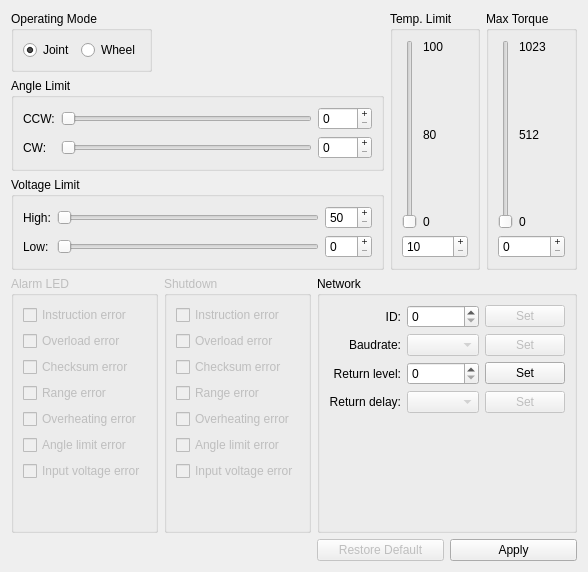
        <widget class="QWidget" name="configureTab">
         <attribute name="title">
          <string>Configure</string>
         </attribute>
         <layout class="QVBoxLayout" name="verticalLayout_17">
          <item>
           <layout class="QHBoxLayout" name="horizontalLayout_18">
            <item>
             <layout class="QVBoxLayout" name="verticalLayout_16">
              <item>
               <layout class="QHBoxLayout" name="horizontalLayout_17">
                <item>
                 <widget class="QGroupBox" name="groupBox_8">
                  <property name="title">
                   <string>Operating Mode</string>
                  </property>
                  <layout class="QHBoxLayout" name="horizontalLayout_13">
                   <item>
                    <widget class="QRadioButton" name="jointModeRadioButton">
                     <property name="text">
                      <string>Joint</string>
                     </property>
                     <property name="checked">
                      <bool>true</bool>
                     </property>
                    </widget>
                   </item>
                   <item>
                    <widget class="QRadioButton" name="wheelModeRadioButton">
                     <property name="text">
                      <string>Wheel</string>
                     </property>
                    </widget>
                   </item>
                  </layout>
                 </widget>
                </item>
                <item>
                 <spacer name="horizontalSpacer_5">
                  <property name="orientation">
                   <enum>Qt::Horizontal</enum>
                  </property>
                  <property name="sizeHint" stdset="0">
                   <size>
                    <width>40</width>
                    <height>20</height>
                   </size>
                  </property>
                 </spacer>
                </item>
               </layout>
              </item>
              <item>
               <widget class="QGroupBox" name="angleLimitGroupBox">
                <property name="title">
                 <string>Angle Limit</string>
                </property>
                <layout class="QGridLayout" name="gridLayout_2">
                 <item row="0" column="0">
                  <widget class="QLabel" name="label">
                   <property name="text">
                    <string>CCW:</string>
                   </property>
                  </widget>
                 </item>
                 <item row="0" column="1">
                  <widget class="QSlider" name="ccwAngleLimitHorizontalSlider">
                   <property name="enabled">
                    <bool>false</bool>
                   </property>
                   <property name="maximum">
                    <number>1023</number>
                   </property>
                   <property name="orientation">
                    <enum>Qt::Horizontal</enum>
                   </property>
                  </widget>
                 </item>
                 <item row="0" column="2">
                  <widget class="QSpinBox" name="ccwAngleLimitSpinBox">
                   <property name="buttonSymbols">
                    <enum>QAbstractSpinBox::PlusMinus</enum>
                   </property>
                   <property name="maximum">
                    <number>1023</number>
                   </property>
                  </widget>
                 </item>
                 <item row="1" column="0">
                  <widget class="QLabel" name="label_20">
                   <property name="text">
                    <string>CW:</string>
                   </property>
                  </widget>
                 </item>
                 <item row="1" column="1">
                  <widget class="QSlider" name="cwAngleLimitHorizontalSlider">
                   <property name="enabled">
                    <bool>false</bool>
                   </property>
                   <property name="maximum">
                    <number>1023</number>
                   </property>
                   <property name="orientation">
                    <enum>Qt::Horizontal</enum>
                   </property>
                  </widget>
                 </item>
                 <item row="1" column="2">
                  <widget class="QSpinBox" name="cwAngleLimitSpinBox">
                   <property name="buttonSymbols">
                    <enum>QAbstractSpinBox::PlusMinus</enum>
                   </property>
                   <property name="suffix">
                    <string/>
                   </property>
                   <property name="maximum">
                    <number>1023</number>
                   </property>
                  </widget>
                 </item>
                </layout>
               </widget>
              </item>
              <item>
               <widget class="QGroupBox" name="groupBox_10">
                <property name="title">
                 <string>Voltage Limit</string>
                </property>
                <layout class="QGridLayout" name="gridLayout_6">
                 <item row="0" column="0">
                  <widget class="QLabel" name="label_21">
                   <property name="text">
                    <string>High:</string>
                   </property>
                  </widget>
                 </item>
                 <item row="0" column="1">
                  <widget class="QSlider" name="highVoltageLimitHorizontalSlider">
                   <property name="minimum">
                    <number>50</number>
                   </property>
                   <property name="maximum">
                    <number>250</number>
                   </property>
                   <property name="orientation">
                    <enum>Qt::Horizontal</enum>
                   </property>
                  </widget>
                 </item>
                 <item row="0" column="2">
                  <widget class="QSpinBox" name="highVoltageLimitSpinBox">
                   <property name="buttonSymbols">
                    <enum>QAbstractSpinBox::PlusMinus</enum>
                   </property>
                   <property name="minimum">
                    <number>50</number>
                   </property>
                   <property name="maximum">
                    <number>250</number>
                   </property>
                  </widget>
                 </item>
                 <item row="1" column="0">
                  <widget class="QLabel" name="label_22">
                   <property name="text">
                    <string>Low:</string>
                   </property>
                  </widget>
                 </item>
                 <item row="1" column="1">
                  <widget class="QSlider" name="lowVoltageLimitHorizontalSlider">
                   <property name="minimum">
                    <number>50</number>
                   </property>
                   <property name="maximum">
                    <number>250</number>
                   </property>
                   <property name="orientation">
                    <enum>Qt::Horizontal</enum>
                   </property>
                  </widget>
                 </item>
                 <item row="1" column="2">
                  <widget class="QSpinBox" name="lowVoltageLimitSpinBox">
                   <property name="buttonSymbols">
                    <enum>QAbstractSpinBox::PlusMinus</enum>
                   </property>
                  </widget>
                 </item>
                </layout>
               </widget>
              </item>
             </layout>
            </item>
            <item>
             <widget class="QGroupBox" name="groupBox_11">
              <property name="sizePolicy">
               <sizepolicy hsizetype="Preferred" vsizetype="Preferred">
                <horstretch>0</horstretch>
                <verstretch>0</verstretch>
               </sizepolicy>
              </property>
              <property name="title">
               <string>Temp. Limit</string>
              </property>
              <layout class="QVBoxLayout" name="verticalLayout_3">
               <item>
                <layout class="QHBoxLayout" name="horizontalLayout_14">
                 <item>
                  <widget class="QSlider" name="temperatureLimitVerticalSlider">
                   <property name="minimum">
                    <number>10</number>
                   </property>
                   <property name="orientation">
                    <enum>Qt::Vertical</enum>
                   </property>
                  </widget>
                 </item>
                 <item>
                  <layout class="QVBoxLayout" name="verticalLayout">
                   <item>
                    <widget class="QLabel" name="label_23">
                     <property name="text">
                      <string>100</string>
                     </property>
                     <property name="alignment">
                      <set>Qt::AlignLeading|Qt::AlignLeft|Qt::AlignTop</set>
                     </property>
                    </widget>
                   </item>
                   <item>
                    <widget class="QLabel" name="label_24">
                     <property name="text">
                      <string>80</string>
                     </property>
                    </widget>
                   </item>
                   <item>
                    <widget class="QLabel" name="label_25">
                     <property name="text">
                      <string>0</string>
                     </property>
                     <property name="alignment">
                      <set>Qt::AlignBottom|Qt::AlignLeading|Qt::AlignLeft</set>
                     </property>
                    </widget>
                   </item>
                  </layout>
                 </item>
                </layout>
               </item>
               <item>
                <widget class="QSpinBox" name="temperatureLimitSpinBox">
                 <property name="buttonSymbols">
                  <enum>QAbstractSpinBox::PlusMinus</enum>
                 </property>
                 <property name="minimum">
                  <number>10</number>
                 </property>
                </widget>
               </item>
              </layout>
             </widget>
            </item>
            <item>
             <widget class="QGroupBox" name="groupBox_12">
              <property name="title">
               <string>Max Torque</string>
              </property>
              <layout class="QVBoxLayout" name="verticalLayout_12">
               <item>
                <layout class="QHBoxLayout" name="horizontalLayout_15">
                 <item>
                  <widget class="QSlider" name="maxTorqueVerticalSlider">
                   <property name="maximum">
                    <number>1023</number>
                   </property>
                   <property name="orientation">
                    <enum>Qt::Vertical</enum>
                   </property>
                  </widget>
                 </item>
                 <item>
                  <layout class="QVBoxLayout" name="verticalLayout_11">
                   <item>
                    <widget class="QLabel" name="label_26">
                     <property name="text">
                      <string>1023</string>
                     </property>
                     <property name="alignment">
                      <set>Qt::AlignLeading|Qt::AlignLeft|Qt::AlignTop</set>
                     </property>
                    </widget>
                   </item>
                   <item>
                    <widget class="QLabel" name="label_27">
                     <property name="text">
                      <string>512</string>
                     </property>
                    </widget>
                   </item>
                   <item>
                    <widget class="QLabel" name="label_28">
                     <property name="text">
                      <string>0</string>
                     </property>
                     <property name="alignment">
                      <set>Qt::AlignBottom|Qt::AlignLeading|Qt::AlignLeft</set>
                     </property>
                    </widget>
                   </item>
                  </layout>
                 </item>
                </layout>
               </item>
               <item>
                <widget class="QSpinBox" name="maxTorqueSpinBox">
                 <property name="buttonSymbols">
                  <enum>QAbstractSpinBox::PlusMinus</enum>
                 </property>
                 <property name="maximum">
                  <number>1023</number>
                 </property>
                </widget>
               </item>
              </layout>
             </widget>
            </item>
           </layout>
          </item>
          <item>
           <layout class="QGridLayout" name="gridLayout_9">
            <item row="0" column="0">
             <widget class="QGroupBox" name="groupBox_13">
              <property name="enabled">
               <bool>false</bool>
              </property>
              <property name="title">
               <string>Alarm LED</string>
              </property>
              <layout class="QVBoxLayout" name="verticalLayout_13">
               <item>
                <widget class="QCheckBox" name="instructionErrorAlarmCheckBox">
                 <property name="text">
                  <string>Instruction error</string>
                 </property>
                </widget>
               </item>
               <item>
                <widget class="QCheckBox" name="overloadErrorAlarmCheckBox">
                 <property name="text">
                  <string>Overload error</string>
                 </property>
                </widget>
               </item>
               <item>
                <widget class="QCheckBox" name="checksumErrorAlarmCheckBox">
                 <property name="text">
                  <string>Checksum error</string>
                 </property>
                </widget>
               </item>
               <item>
                <widget class="QCheckBox" name="rangeErrorAlarmCheckBox">
                 <property name="text">
                  <string>Range error</string>
                 </property>
                </widget>
               </item>
               <item>
                <widget class="QCheckBox" name="overheatingErrorAlarmCheckBox">
                 <property name="text">
                  <string>Overheating error</string>
                 </property>
                </widget>
               </item>
               <item>
                <widget class="QCheckBox" name="angleLimitErrorAlarmCheckBox">
                 <property name="text">
                  <string>Angle limit error</string>
                 </property>
                </widget>
               </item>
               <item>
                <widget class="QCheckBox" name="inputVoltageErrorAlarmCheckBox">
                 <property name="text">
                  <string>Input voltage error</string>
                 </property>
                </widget>
               </item>
               <item>
                <spacer name="verticalSpacer_8">
                 <property name="orientation">
                  <enum>Qt::Vertical</enum>
                 </property>
                 <property name="sizeHint" stdset="0">
                  <size>
                   <width>20</width>
                   <height>40</height>
                  </size>
                 </property>
                </spacer>
               </item>
              </layout>
             </widget>
            </item>
            <item row="0" column="1">
             <widget class="QGroupBox" name="groupBox_14">
              <property name="enabled">
               <bool>false</bool>
              </property>
              <property name="title">
               <string>Shutdown</string>
              </property>
              <layout class="QVBoxLayout" name="verticalLayout_14">
               <item>
                <widget class="QCheckBox" name="instructionErrorShutdownCheckBox">
                 <property name="text">
                  <string>Instruction error</string>
                 </property>
                </widget>
               </item>
               <item>
                <widget class="QCheckBox" name="overloadErrorShutdownCheckBox">
                 <property name="text">
                  <string>Overload error</string>
                 </property>
                </widget>
               </item>
               <item>
                <widget class="QCheckBox" name="checksumErrorShutdownCheckBox">
                 <property name="text">
                  <string>Checksum error</string>
                 </property>
                </widget>
               </item>
               <item>
                <widget class="QCheckBox" name="rangeErrorShutdownCheckBox">
                 <property name="text">
                  <string>Range error</string>
                 </property>
                </widget>
               </item>
               <item>
                <widget class="QCheckBox" name="overheatingErrorShutdownCheckBox">
                 <property name="text">
                  <string>Overheating error</string>
                 </property>
                </widget>
               </item>
               <item>
                <widget class="QCheckBox" name="angleLimitErrorShutdownCheckBox">
                 <property name="text">
                  <string>Angle limit error</string>
                 </property>
                </widget>
               </item>
               <item>
                <widget class="QCheckBox" name="inputVoltageErrorShutdownCheckBox">
                 <property name="text">
                  <string>Input voltage error</string>
                 </property>
                </widget>
               </item>
               <item>
                <spacer name="verticalSpacer_7">
                 <property name="orientation">
                  <enum>Qt::Vertical</enum>
                 </property>
                 <property name="sizeHint" stdset="0">
                  <size>
                   <width>20</width>
                   <height>40</height>
                  </size>
                 </property>
                </spacer>
               </item>
              </layout>
             </widget>
            </item>
            <item row="0" column="2">
             <widget class="QGroupBox" name="groupBox">
              <property name="title">
               <string>Network</string>
              </property>
              <layout class="QGridLayout" name="gridLayout_7">
               <item row="0" column="0">
                <widget class="QLabel" name="label_12">
                 <property name="text">
                  <string>ID:</string>
                 </property>
                 <property name="alignment">
                  <set>Qt::AlignRight|Qt::AlignTrailing|Qt::AlignVCenter</set>
                 </property>
                </widget>
               </item>
               <item row="0" column="2">
                <widget class="QPushButton" name="setIDPushButton">
                 <property name="enabled">
                  <bool>false</bool>
                 </property>
                 <property name="text">
                  <string>Set</string>
                 </property>
                </widget>
               </item>
               <item row="2" column="0">
                <widget class="QLabel" name="label_13">
                 <property name="text">
                  <string>Baudrate:</string>
                 </property>
                 <property name="alignment">
                  <set>Qt::AlignRight|Qt::AlignTrailing|Qt::AlignVCenter</set>
                 </property>
                </widget>
               </item>
               <item row="2" column="1">
                <widget class="QComboBox" name="baudrateComboBox">
                 <property name="enabled">
                  <bool>false</bool>
                 </property>
                </widget>
               </item>
               <item row="2" column="2">
                <widget class="QPushButton" name="setBaudratePushButton">
                 <property name="enabled">
                  <bool>false</bool>
                 </property>
                 <property name="text">
                  <string>Set</string>
                 </property>
                </widget>
               </item>
               <item row="5" column="0">
                <widget class="QLabel" name="label_14">
                 <property name="text">
                  <string>Return level:</string>
                 </property>
                 <property name="alignment">
                  <set>Qt::AlignRight|Qt::AlignTrailing|Qt::AlignVCenter</set>
                 </property>
                </widget>
               </item>
               <item row="5" column="2">
                <widget class="QPushButton" name="setReturnLevelPushButton">
                 <property name="text">
                  <string>Set</string>
                 </property>
                </widget>
               </item>
               <item row="7" column="0">
                <widget class="QLabel" name="label_15">
                 <property name="text">
                  <string>Return delay:</string>
                 </property>
                 <property name="alignment">
                  <set>Qt::AlignRight|Qt::AlignTrailing|Qt::AlignVCenter</set>
                 </property>
                </widget>
               </item>
               <item row="7" column="1">
                <widget class="QComboBox" name="returnDelayComboBox">
                 <property name="enabled">
                  <bool>false</bool>
                 </property>
                </widget>
               </item>
               <item row="7" column="2">
                <widget class="QPushButton" name="setReturnDelayPushButton">
                 <property name="enabled">
                  <bool>false</bool>
                 </property>
                 <property name="text">
                  <string>Set</string>
                 </property>
                </widget>
               </item>
               <item row="8" column="1">
                <spacer name="verticalSpacer_3">
                 <property name="orientation">
                  <enum>Qt::Vertical</enum>
                 </property>
                 <property name="sizeHint" stdset="0">
                  <size>
                   <width>20</width>
                   <height>40</height>
                  </size>
                 </property>
                </spacer>
               </item>
               <item row="0" column="1">
                <widget class="QSpinBox" name="idSpinBox">
                 <property name="maximum">
                  <number>254</number>
                 </property>
                </widget>
               </item>
               <item row="5" column="1">
                <widget class="QSpinBox" name="statRetLevSpinBox">
                 <property name="maximum">
                  <number>2</number>
                 </property>
                </widget>
               </item>
              </layout>
             </widget>
            </item>
            <item row="1" column="2">
             <layout class="QHBoxLayout" name="horizontalLayout_11">
              <item>
               <widget class="QPushButton" name="restoreDefaultConfigurePushButton">
                <property name="enabled">
                 <bool>false</bool>
                </property>
                <property name="text">
                 <string>Restore Default</string>
                </property>
               </widget>
              </item>
              <item>
               <widget class="QPushButton" name="applyConfigurePushButton">
                <property name="text">
                 <string>Apply</string>
                </property>
               </widget>
              </item>
             </layout>
            </item>
           </layout>
          </item>
         </layout>
        </widget>
